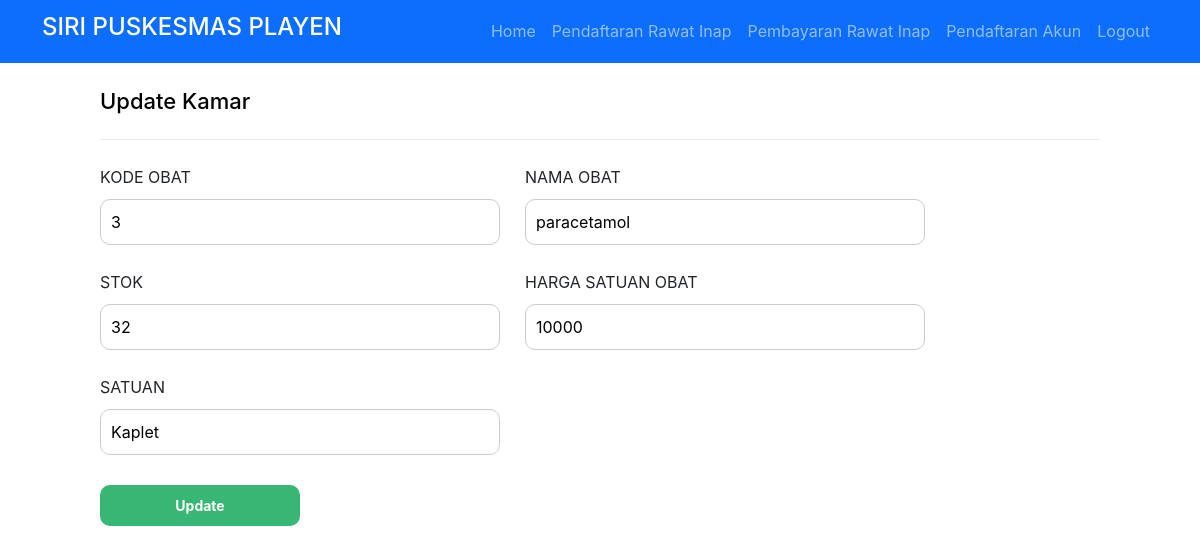
The page /adminWeb/obat/update.php?kd_obat=3 (signed in) on the database its author committed.
### tables this page shows
CREATE TABLE `obat` (
  `kd_obat` int(11) NOT NULL,
  `nm_obat` varchar(50) NOT NULL,
  `stok` int(11) NOT NULL,
  `satuan` varchar(255) NOT NULL,
  `harga` int(100) NOT NULL
);

### adminWeb/obat/update.php (the view, shortened to what this page needs)
<?php
if ($_SESSION['username'] == '') {
	echo "<script>
    alert('Anda Harus Login terlebih dahulu');
    window.location.href='./auth/fmasuk.php';
    </script>";
} else {
?>
	<!DOCTYPE html>
	<html>
	<head>
		<link href="../../db/style.css" rel="stylesheet" type="text/css">
		<link href="https://cdn.jsdelivr.net/npm/bootstrap@5.2.0-beta1/dist/css/bootstrap.min.css" rel="stylesheet">
	</head>
	<body>
		<nav class="navbar navbar-expand-sm navbar-dark bg-primary">
			<div class="container">
				<a class="navbar-brand" href="#">
					<h4>SIRI PUSKESMAS PLAYEN </h3>
				</a>
				<ul class="navbar-nav ml-auto mt-2 mt-lg-0 d-flex align-items-center">
					<li class="nav-item">
						<a class="nav-link menu " id="menuHome" href="../../index.php">Home</a>
					</li>
					<?PHP if ($_SESSION['role_id'] == 1) { ?>
						<li class="nav-item">
							<a class="nav-link menu" id="daftarrawatinap" href="./pasien/daftarrawatinap.php"><i class=""></i>Pendaftaran Rawat Inap</a>
						</li>
						<li class="nav-item">
							<a class="nav-link menu" id="bayarrawatinap" href="./pasien/bayarrawatinap.php"><i class=""></i>Pembayaran Rawat Inap</a>
						</li>
						<li class="nav-item">
							<a class="nav-link menu" id="daftarakun" href="./pasien/daftarakun.php"><i class=""></i>Pendaftaran Akun</a>
						</li>
					<?PHP } ?>
					<li class="nav-item">
						<a class="nav-link menu" id="logout" href="../../auth/sLogout.php"><i class=""></i>Logout</a>
					</li>
				</ul>
			</div>
		</nav>
		<?php
		$pdo = pdo_connect_mysql();
		if (isset($_GET['kd_obat'])) {
			$stmt = $pdo->prepare('SELECT * FROM obat WHERE kd_obat = ?');
			$stmt->execute([$_GET['kd_obat']]);
			$obat = $stmt->fetch(PDO::FETCH_ASSOC);
		} else {
			exit('No kd_obat specified!');
		}
		?>
		<div class="content update">
			<h2>Update Kamar</h2>
			<form action="./update.php?kd_obat=<?= $obat['kd_obat'] ?>" method="post">
			<label for="kd_obat">KODE OBAT</label>
				<label for="nm_obat">NAMA OBAT</label>
				<input type="text" name="kd_obat" value="<?= $obat['kd_obat'] ?>" id="kd_obat">
				<input type="text" name="nm_obat" value="<?= $obat['nm_obat'] ?>" id="nm_obat">
				<label for="stok">STOK</label>
				<label for="harga">HARGA SATUAN OBAT</label>
				<input type="text" name="stok" value="<?= $obat['stok'] ?>" id="stok">
				<input type="text" name="harga" value="<?= $obat['harga'] ?>" id="harga">
				<label for="stok">SATUAN</label>
				<label></label>
				<input type="text" name="satuan" id="satuan" value="<?= $obat['satuan'] ?>">
				<label></label>
				<input onclick="myFunction()" type="submit" value="Update">
			</form>
		</div>
	<?PHP
}
	?>

### db/style.css (style rules this page uses)
* { box-sizing: border-box; font-family: -apple-system, BlinkMacSystemFont, "segoe ui", roboto, oxygen, ubuntu, cantarell, "fira sans", "droid sans", "helvetica neue", Arial, sans-serif; font-size: 16px; -webkit-font-smoothing: antialiased; -moz-osx-font-smoothing: grayscale; }
body { background-color: #FFFFFF; margin: 0; }
.content { width: 1000px; margin: 0 auto; }
.content h2 { margin: 0; padding: 25px 0; font-size: 22px; border-bottom: 1px solid #ebebeb; color: black; }
.update form input { padding: 10px; width: 400px; margin-right: 25px; margin-bottom: 15px; border: 1px solid #cccccc; border-radius: 10px; }
.update form { padding: 15px 0; display: flex; flex-flow: wrap; }
.update form label { display: inline-flex; width: 400px; padding: 10px 0; margin-right: 25px; }
.update form input { padding: 10px; width: 400px; margin-right: 25px; margin-bottom: 15px; border: 1px solid #cccccc; }
.update form input[type="submit"] { display: block; background-color: #38b673; border: 0; font-weight: bold; font-size: 14px; color: #FFFFFF; cursor: pointer; width: 200px; margin-top: 15px; }

### rows shown on the page
obat: kd_obat "3", nm_obat "paracetamol", stok "32", harga "10000", satuan "Kaplet"
